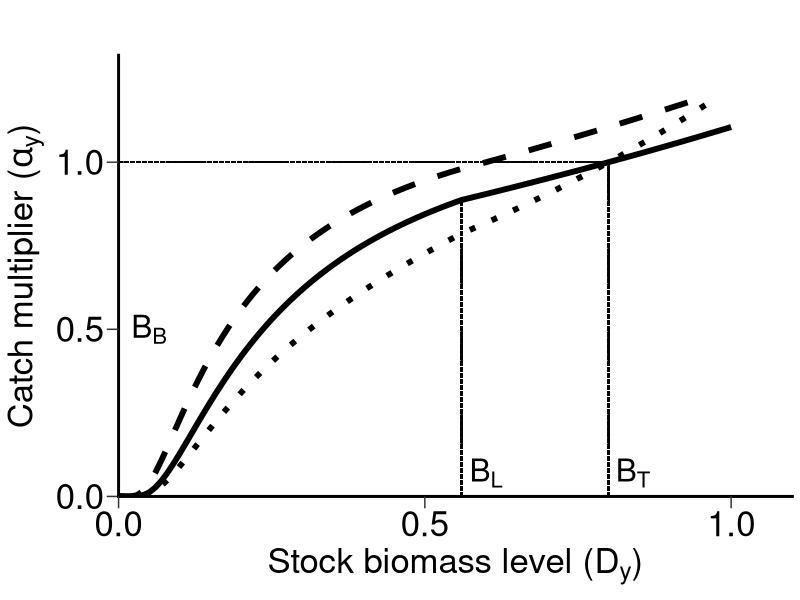
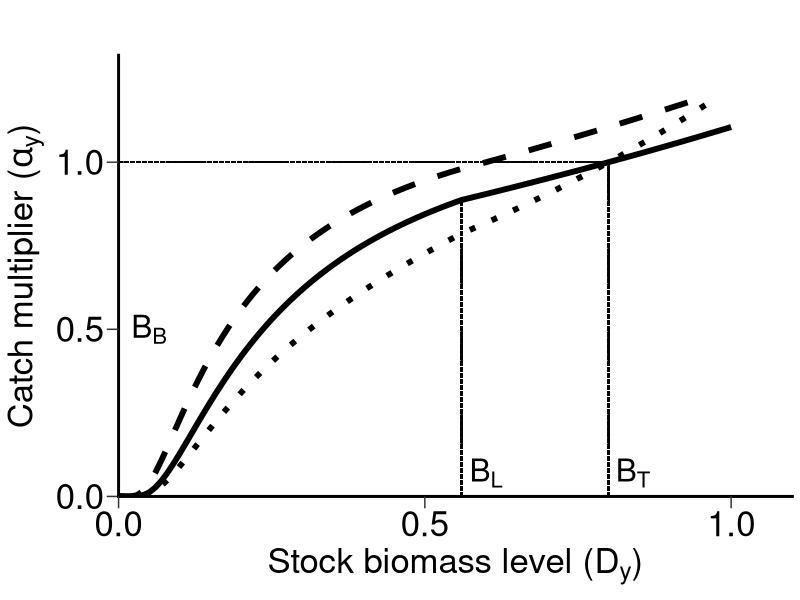

R code for these plots, in order:
library(ggplot2)
type2_func <- function(B,BB = 0,BL = 0.56,BT = 0.8,delta1 = 0.5,delta2 = 0.4,delta3 = 0.4,AAV = 1){
  p <- ifelse(B <= BB,Inf,
              ifelse(B >= BL,delta1,
                     delta1+delta2*exp(delta3*log(1+AAV^2))*(BL-B)/(B-BB)
              ))
  alpha <- exp(p*(B-BT))
  return(alpha)
}

I <- seq(0,1,by = 0.01)
data <- data.frame(I = I,alpha = type2_func(B = I),beta = type2_func(B = I,BT = 0.6),gannma = type2_func(B = I,delta1 = 1))
ggplot(data, aes(x = I)) +
  geom_line(aes(y = alpha, linetype = "alpha"), linewidth = 2) +
  geom_line(aes(y = beta,  linetype = "beta"), linewidth = 2) +
  geom_line(aes(y = gannma,linetype = "gannma"), linewidth = 2) +
  scale_linetype_manual(values = c("solid", "dashed", "dotted")) +
  geom_segment(x = 0.56,xend = 0.56,y = 0,yend = 0.8869204,linetype = "31",color = "black") +
  geom_segment(x = 0.8,xend = 0.8,y = 0,yend = 1,linetype = "31",color = "black") +
  geom_segment(x = 0,xend = 0.8,y = 1,yend = 1,linetype = "31",color = "black") +
  scale_x_continuous(expand = expansion(mult = c(0,0.1)),breaks = c(0,0.5,1),limits = c(0,1)) +
  scale_y_continuous(expand = expansion(mult = c(0,0.1)),breaks = c(0,0.5,1,1.5),limits = c(0,1.2)) +
  labs(x = expression("Stock biomass level (" * D[y] * ")"),
       y = expression("Catch multiplier (" * alpha[y] * ")")) +
  theme_classic() +
  annotate("text",x = 0.84,y = 0.07,label = "B[T]",parse = TRUE,size = 8) +
  annotate("text",x = 0.6,y = 0.07,label = "B[L]",parse = TRUE,size = 8) +
  annotate("text",x = 0.05,y = 0.5,label = "B[B]",parse = TRUE,size = 8) +
  theme(legend.position = "none",
        axis.text = element_text(size = 25,color = "black"),
        axis.title = element_text(size = 25,color = "black"),
        axis.line = element_line(colour = "black",linewidth = 1,lineend = "square"),
        legend.text = element_text(size = 25),legend.title = element_text(size = 25),
        legend.key.spacing.y = unit(1,'lines'),axis.ticks.length = unit(0.3,"cm"),
        plot.title = element_text(size = 30)) + ggtitle("")
ggsave(paste0("./Fig2.jpg"),
       width = 340, height = 170, units = "mm", dpi = 300)
